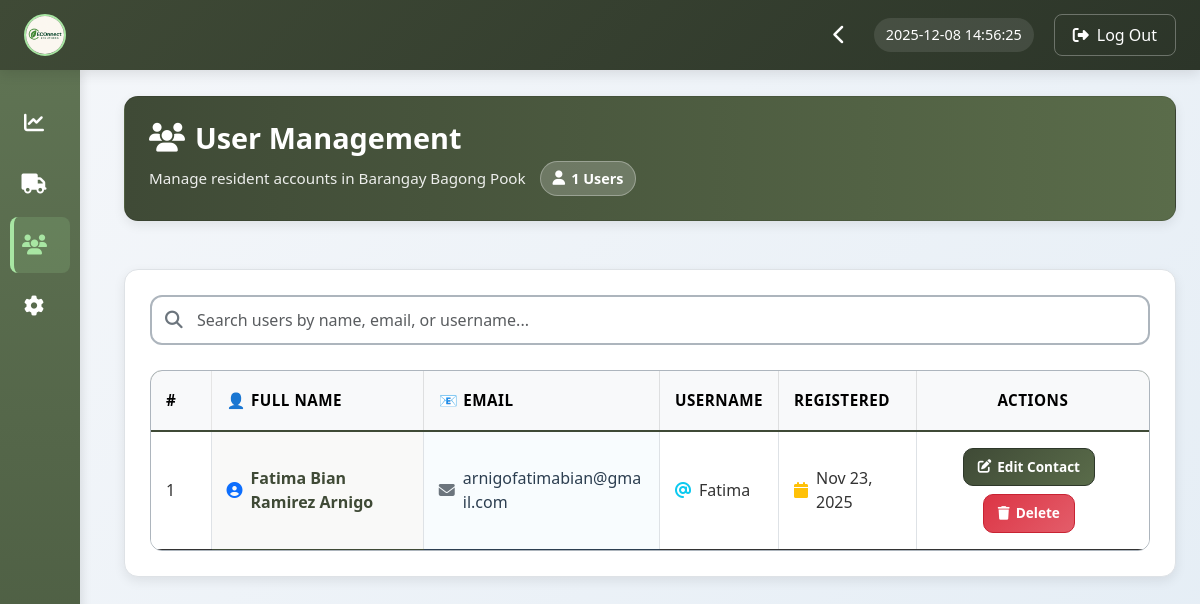
The app's page /admin/user_management.php (signed in), older data.
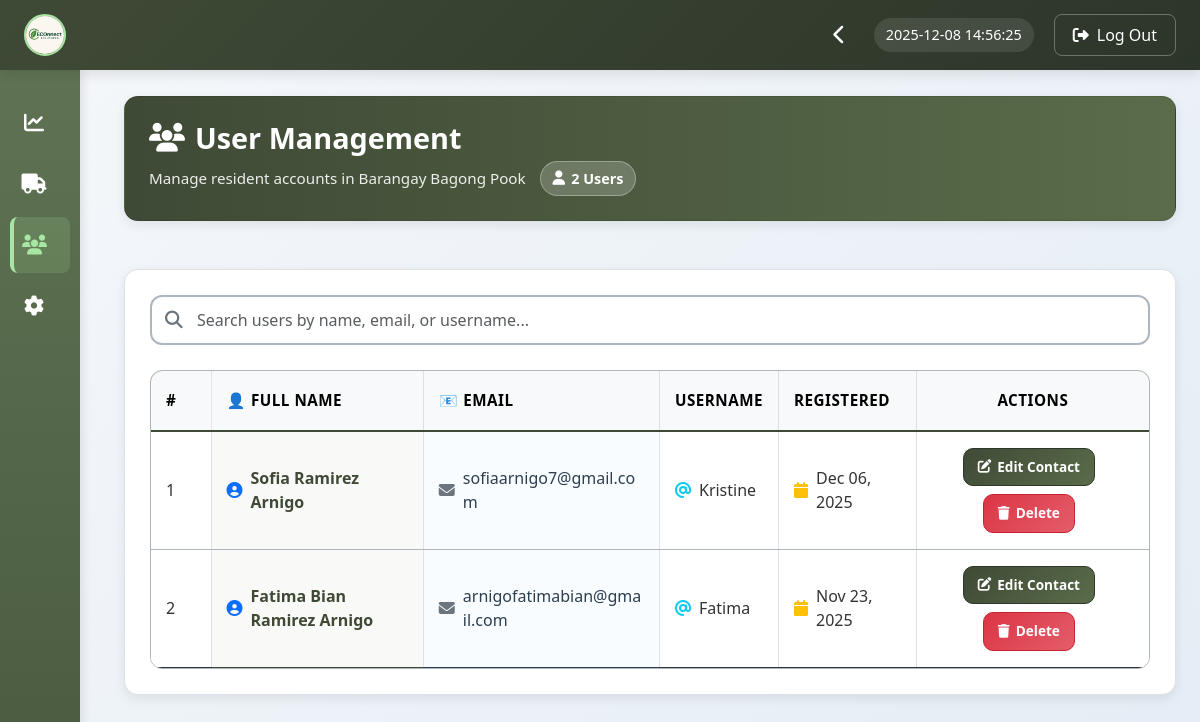
The same page, newer data.
### tables this page shows
CREATE TABLE `users` (
  `id` int(10) UNSIGNED NOT NULL,
  `fname` varchar(50) NOT NULL,
  `mname` varchar(50) DEFAULT NULL,
  `lname` varchar(50) NOT NULL,
  `suffix` varchar(10) DEFAULT NULL,
  `contact` varchar(15) NOT NULL,
  `email` varchar(100) NOT NULL,
  `region` varchar(50) NOT NULL,
  `province` varchar(50) NOT NULL,
  `city` varchar(50) NOT NULL,
  `barangay` varchar(50) NOT NULL,
  `street` varchar(100) DEFAULT NULL,
  `zip` varchar(10) DEFAULT NULL,
  `username` varchar(255) DEFAULT NULL,
  `password` varchar(255) NOT NULL,
  `created_at` timestamp NOT NULL DEFAULT current_timestamp(),
  `status` varchar(20) NOT NULL DEFAULT 'Active',
  `full_name` varchar(200) GENERATED ALWAYS AS (concat(`fname`,' ',ifnull(`mname`,''),' ',`lname`,' ',ifnull(`suffix`,''))) STORED
);

### admin/user_management.php (the view, shortened to what the changed rows need)
<?php
include "db_connect.php";
$admin_id = $_SESSION['barangay_admin_id'] ?? null;
$stmt = $conn->prepare("SELECT barangay FROM barangay_admins WHERE id=?");
$stmt->bind_param("i", $admin_id);
$stmt->execute();
$admin_barangay = $stmt->get_result()->fetch_assoc()['barangay'] ?? '';
$users = [];
$stmt = $conn->prepare("SELECT * FROM users WHERE barangay=? ORDER BY id DESC");
$stmt->bind_param("s", $admin_barangay);
$stmt->execute();
$result = $stmt->get_result();
while ($row = $result->fetch_assoc()) {
    $users[] = $row;
}
?>
<!DOCTYPE html>
<html lang="en">
<head>
<link href="https://cdn.jsdelivr.net/npm/bootstrap@5.3.2/dist/css/bootstrap.min.css" rel="stylesheet">
<link href="https://cdn.jsdelivr.net/npm/bootstrap-icons@1.11.1/font/bootstrap-icons.css" rel="stylesheet">
<link href="https://cdnjs.cloudflare.com/ajax/libs/font-awesome/6.4.0/css/all.min.css" rel="stylesheet">
</head>
<body>
<?php include 'header.php'; ?>
<div class="main-content container-fluid px-2 px-md-4 py-3">
    <div class="page-header">
        <div class="d-flex flex-column flex-sm-row justify-content-between align-items-start align-items-sm-center">
            <div>
                <h1>
                    <i class="fas fa-users"></i> User Management
                </h1>
                <div class="page-subtitle">
                    Manage resident accounts in Barangay <?= htmlspecialchars($admin_barangay) ?>
                    <span class="stats-badge">
                        <i class="fas fa-user"></i> <?= count($users) ?> Users
                    </span>
                </div>
            </div>
        </div>
    </div>
    <div class="main-card">
        <div class="table-responsive-container">
            <div class="table-container">
                <table class="table custom-table">
                    <thead>
                        <tr>
                            <th style="width: 60px;">#</th>
                            <th class="column-name">Full Name</th>
                            <th class="column-email">Email</th>
                            <th>Username</th>
                            <th style="min-width: 120px;">Registered</th>
                            <th style="min-width: 200px;" class="text-center">Actions</th>
                        </tr>
                    </thead>
                    <tbody id="userTableBody">
                        <?php if (empty($users)): ?>
                            <tr>
                                <td colspan="8" class="empty-state">
                                    <i class="fas fa-users-slash"></i>
                                    <h4>No Users Found</h4>
                                    <p>No registered users in Barangay <?= htmlspecialchars($admin_barangay) ?> yet.</p>
                                </td>
                            </tr>
                        <?php else: ?>
                            <?php $i = 1; foreach($users as $user): ?>
                            <tr>
                                <td data-label="#"><?= $i++ ?></td>
                                <td data-label="Full Name" title="<?= htmlspecialchars($user['full_name']) ?>">
                                    <div class="d-flex align-items-center">
                                        <i class="fas fa-user-circle text-primary me-2"></i>
                                        <span class="fw-semibold"><?= htmlspecialchars($user['full_name']) ?></span>
                                    </div>
                                </td>
                                <td data-label="Email" title="<?= htmlspecialchars($user['email']) ?>">
                                    <div class="d-flex align-items-center">
                                        <i class="fas fa-envelope text-secondary me-2"></i>
                                        <span><?= htmlspecialchars($user['email']) ?></span>
                                    </div>
                                </td>
                                <td data-label="Username" title="<?= htmlspecialchars($user['username']) ?>">
                                    <div class="d-flex align-items-center">
                                        <i class="fas fa-at text-info me-2"></i>
                                        <span><?= htmlspecialchars($user['username']) ?></span>
                                    </div>
                                </td>
                                <td data-label="Registered">
                                    <div class="d-flex align-items-center">
                                        <i class="fas fa-calendar text-warning me-2"></i>
                                        <span><?= date('M d, Y', strtotime($user['created_at'])) ?></span>
                                    </div>
                                </td>
                                <td data-label="Actions">
                                    <div class="action-buttons justify-content-center me-2">
                                        <button class="btn-action btn-edit"
                                            data-bs-toggle="modal"
                                            data-bs-target="#editModal"
                                            data-id="<?= $user['id'] ?>"
                                            data-contact="<?= htmlspecialchars($user['contact']) ?>">
                                            <i class="fas fa-edit"></i> Edit Contact
                                        </button>
                                        <button class="btn-action btn-delete"
                                            data-bs-toggle="modal"
                                            data-bs-target="#deleteModal"
                                            data-id="<?= $user['id'] ?>"
                                            data-name="<?= htmlspecialchars($user['full_name']) ?>">
                                            <i class="fas fa-trash"></i> Delete
                                        </button>
                                    </div>
                                </td>
                            </tr>
                            <?php endforeach; ?>
                        <?php endif; ?>
                    </tbody>
                </table>
            </div>
        </div>
    </div>
</div>
</body>
</html>

Row changes from the older to the newer data that the page shows:
added users: full_name "Sofia Ramirez Arnigo", email "sofiaarnigo7@gmail.com", username "Kristine", created_at "Dec 06, 2025"
Text that changed along with them:
count($users): "1" → "2"
